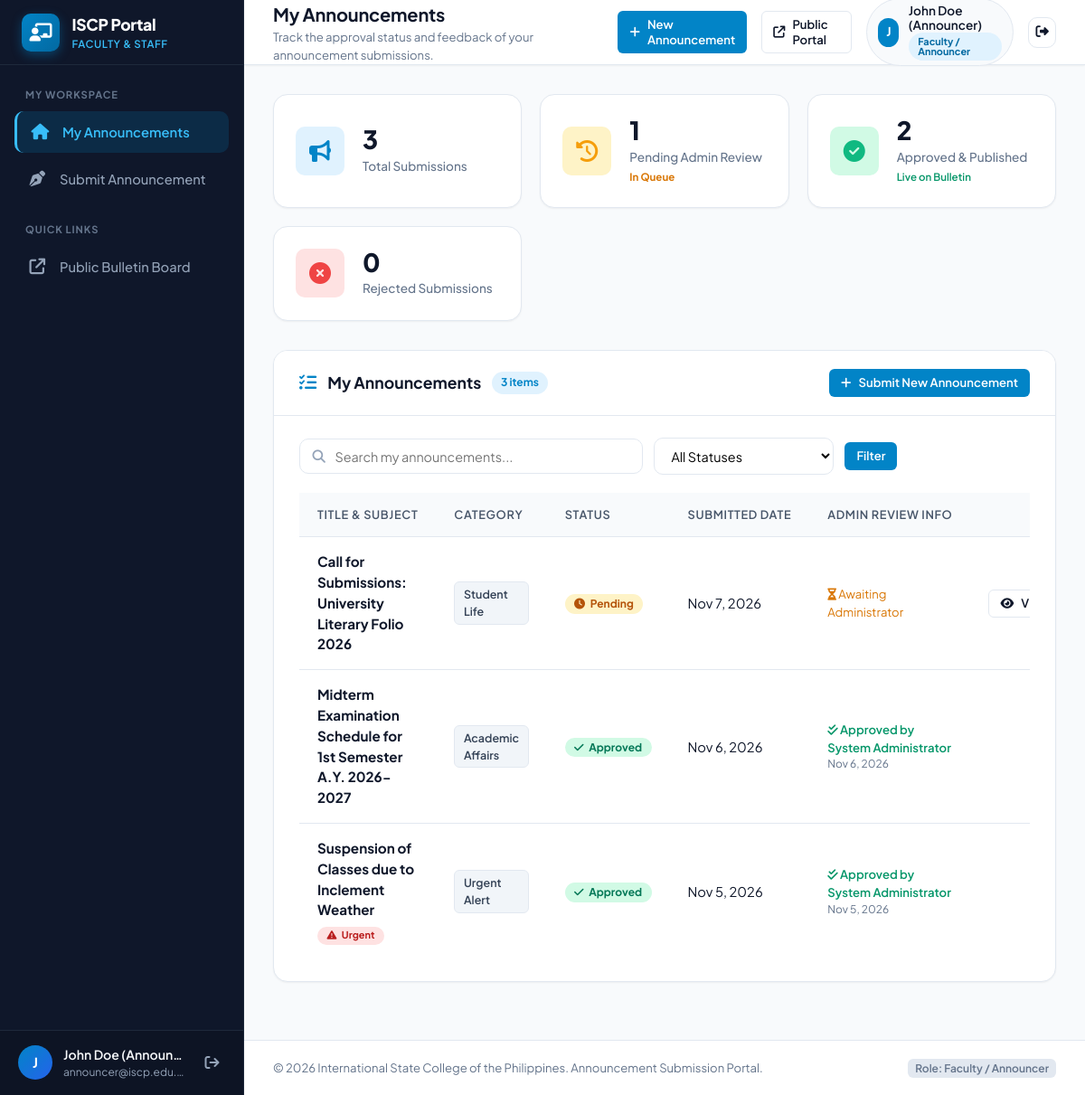
The app's page /announcer/index.php (signed in) with its own data.
### tables this page shows
CREATE TABLE IF NOT EXISTS `users` (
    `id` INT AUTO_INCREMENT PRIMARY KEY,
    `name` VARCHAR(100) NOT NULL,
    `email` VARCHAR(150) NOT NULL UNIQUE,
    `password_hash` VARCHAR(255) NOT NULL,
    `role` VARCHAR(50) NOT NULL DEFAULT 'college_admin',
    `assigned_college` VARCHAR(150) DEFAULT NULL,
    `status` ENUM('active', 'inactive') NOT NULL DEFAULT 'active',
    `created_at` TIMESTAMP DEFAULT CURRENT_TIMESTAMP
);

CREATE TABLE IF NOT EXISTS `announcements` (
    `id` INT AUTO_INCREMENT PRIMARY KEY,
    `title` VARCHAR(255) NOT NULL,
    `slug` VARCHAR(255) DEFAULT NULL,
    `summary` VARCHAR(350) DEFAULT NULL,
    `content` TEXT NOT NULL,
    `category` VARCHAR(100) NOT NULL,
    `category_id` INT DEFAULT NULL,
    `image_path` VARCHAR(255) DEFAULT NULL,
    `created_by` INT NOT NULL,
    `author_name` VARCHAR(100) DEFAULT NULL,
    `status` ENUM('pending', 'approved', 'rejected') NOT NULL DEFAULT 'pending',
    `rejection_reason` TEXT DEFAULT NULL,
    `reviewed_by` INT DEFAULT NULL,
    `reviewed_at` DATETIME DEFAULT NULL,
    `target_audience` ENUM('All', 'Students', 'Faculty', 'Parents') DEFAULT 'All',
    `is_urgent` TINYINT(1) DEFAULT 0,
    `is_pinned` TINYINT(1) DEFAULT 0,
    `views_count` INT DEFAULT 0,
    `created_at` TIMESTAMP DEFAULT CURRENT_TIMESTAMP,
    `updated_at` TIMESTAMP DEFAULT CURRENT_TIMESTAMP ON UPDATE CURRENT_TIMESTAMP,
    CONSTRAINT `fk_announcements_created_by` FOREIGN KEY (`created_by`) REFERENCES `users`(`id`) ON DELETE CASCADE,
    CONSTRAINT `fk_announcements_reviewed_by` FOREIGN KEY (`reviewed_by`) REFERENCES `users`(`id`) ON DELETE SET NULL,
    CONSTRAINT `fk_announcements_category` FOREIGN KEY (`category_id`) REFERENCES `categories`(`id`) ON DELETE SET NULL
);

### announcer/includes/auth.php (called while the page is built, shortened)
<?php
function require_announcer(): void {
    $pdo = get_db();
    if ($pdo) {
        $stmt = $pdo->prepare("SELECT id, status, role FROM users WHERE id = ?");
        $stmt->execute([$_SESSION['user_id']]);
    }
}
function current_user(): array {
    return [
        'id' => $_SESSION['user_id'] ?? null,
        'name' => $_SESSION['user_name'] ?? 'User',
        'email' => $_SESSION['user_email'] ?? '',
        'role' => $_SESSION['user_role'] ?? 'guest',
    ];
}
function h(?string $string): string {
    return htmlspecialchars((string)($string ?? ''), ENT_QUOTES, 'UTF-8');
}
function time_ago(?string $datetime): string {
    $timestamp = strtotime($datetime);
    $diff = time() - $timestamp;
    return date('M j, Y', $timestamp);
}
function format_datetime(?string $datetime): string {
    $timestamp = strtotime($datetime);
    return $timestamp ? date('M j, Y g:i A', $timestamp) : 'N/A';
}
if (!function_exists('format_role_label')) {
    function format_role_label(?string $role, ?string $college = null): string {
        switch ($role) {
            case 'announcer':
                return 'Faculty / Announcer';
        }
    }
}

### announcer/index.php (the view, shortened to what this page needs)
<?php
require_once __DIR__ . '/includes/auth.php';
require_announcer();
$page_title = 'My Announcements';
$page_subtitle = 'Track the approval status and feedback of your announcement submissions.';
$pdo = get_db();
$currentUser = current_user();
$userId = (int)$currentUser['id'];
$filter_status = trim($_GET['status'] ?? '');
$search = trim($_GET['q'] ?? '');
$total_submissions = 0;
$pending_count = 0;
$approved_count = 0;
$rejected_count = 0;
$my_announcements = [];
if ($pdo) {
    try {
        $stmtMetrics = $pdo->prepare("
            SELECT
                COUNT(*) AS total,
                SUM(CASE WHEN status = 'pending' THEN 1 ELSE 0 END) AS pending,
                SUM(CASE WHEN status = 'approved' THEN 1 ELSE 0 END) AS approved,
                SUM(CASE WHEN status = 'rejected' THEN 1 ELSE 0 END) AS rejected
            FROM announcements
            WHERE created_by = ?
        ");
        $stmtMetrics->execute([$userId]);
        $metrics = $stmtMetrics->fetch();
        $total_submissions = (int)($metrics['total'] ?? 0);
        $pending_count = (int)($metrics['pending'] ?? 0);
        $approved_count = (int)($metrics['approved'] ?? 0);
        $rejected_count = (int)($metrics['rejected'] ?? 0);
        $where = ["a.created_by = ?"];
        $params = [$userId];
        $whereClause = implode(' AND ', $where);
        $sql = "
            SELECT a.*, rev.name AS reviewer_name
            FROM announcements a
            LEFT JOIN users rev ON a.reviewed_by = rev.id
            WHERE {$whereClause}
            ORDER BY a.created_at DESC
        ";
        $stmt = $pdo->prepare($sql);
        $stmt->execute($params);
        $my_announcements = $stmt->fetchAll();
    } catch (PDOException $e) {
        set_flash('danger', 'Error loading your announcements: ' . $e->getMessage());
    }
}
require_once __DIR__ . '/includes/header.php';
?>
<div class="metrics-grid">
    <a href="index.php" class="metric-card">
        <div class="metric-icon-box" style="background: #e0f2fe; color: #0284c7;">
            <i class="fa-solid fa-bullhorn"></i>
        </div>
        <div class="metric-info">
            <span class="metric-value"><?= number_format($total_submissions) ?></span>
            <span class="metric-label">Total Submissions</span>
        </div>
    </a>
    <a href="index.php?status=pending" class="metric-card">
        <div class="metric-icon-box icon-pending">
            <i class="fa-solid fa-clock-rotate-left"></i>
        </div>
        <div class="metric-info">
            <span class="metric-value"><?= number_format($pending_count) ?></span>
            <span class="metric-label">Pending Admin Review</span>
            <?php if ($pending_count > 0): ?>
                <span style="font-size: 0.72rem; color: #d97706; font-weight: 700; margin-top: 0.2rem;">
                    In Queue
                </span>
            <?php endif; ?>
        </div>
    </a>
    <a href="index.php?status=approved" class="metric-card">
        <div class="metric-icon-box icon-approved">
            <i class="fa-solid fa-circle-check"></i>
        </div>
        <div class="metric-info">
            <span class="metric-value"><?= number_format($approved_count) ?></span>
            <span class="metric-label">Approved & Published</span>
            <span style="font-size: 0.72rem; color: #059669; font-weight: 600; margin-top: 0.2rem;">
                Live on Bulletin
            </span>
        </div>
    </a>
    <a href="index.php?status=rejected" class="metric-card">
        <div class="metric-icon-box icon-rejected">
            <i class="fa-solid fa-circle-xmark"></i>
        </div>
        <div class="metric-info">
            <span class="metric-value"><?= number_format($rejected_count) ?></span>
            <span class="metric-label">Rejected Submissions</span>
        </div>
    </a>
</div>
<div class="content-card">
    <div class="card-header">
        <div class="card-header-left">
            <i class="fa-solid fa-list-check" style="color: var(--primary); font-size: 1.2rem;"></i>
            <h2 class="card-title">My Announcements</h2>
            <span class="card-count-badge"><?= count($my_announcements) ?> items</span>
        </div>
        <div class="card-header-right">
            <a href="create.php" class="btn btn-primary btn-sm">
                <i class="fa-solid fa-plus"></i> Submit New Announcement
            </a>
        </div>
    </div>
    <div class="card-body">
        <form method="GET" action="index.php" class="toolbar-bar">
            <div class="toolbar-filters">
                <div class="search-input-group">
                    <i class="fa-solid fa-magnifying-glass"></i>
                    <input type="text" name="q" class="form-control-search" placeholder="Search my announcements..." value="<?= h($search) ?>">
                </div>
                <select name="status" class="form-select-filter" onchange="this.form.submit()">
                    <option value="">All Statuses</option>
                </select>
                <button type="submit" class="btn btn-primary btn-sm">Filter</button>
            </div>
        </form>
        <?php if (empty($my_announcements)): ?>
            <div class="empty-state">
                <div class="empty-state-icon">
                    <i class="fa-solid fa-feather-pointed"></i>
                </div>
                <h3 class="empty-state-title">No announcements found</h3>
                <p class="empty-state-desc">
                    <?= (!empty($search) || !empty($filter_status)) ? 'No announcements matched your search or status filter.' : 'You have not submitted any announcements yet. Click the button below to submit your first announcement!' ?>
                </p>
                <div style="margin-top: 1.25rem;">
                    <a href="create.php" class="btn btn-primary">
                        <i class="fa-solid fa-plus"></i> Submit Announcement
                    </a>
                </div>
            </div>
        <?php else: ?>
            <div class="table-responsive">
                <table class="admin-table">
                    <thead>
                        <tr>
                            <th>Title & Subject</th>
                            <th>Category</th>
                            <th>Status</th>
                            <th>Submitted Date</th>
                            <th>Admin Review Info</th>
                            <th style="text-align: right; min-width: 170px;">Actions</th>
                        </tr>
                    </thead>
                    <tbody>
                        <?php foreach ($my_announcements as $ann): ?>
                            <tr>
                                <td>
                                    <div style="font-weight: 700; color: var(--text-main); font-size: 0.95rem;">
                                        <?= h($ann['title']) ?>
                                    </div>
                                    <?php if (!empty($ann['is_urgent'])): ?>
                                        <div style="margin-top: 0.2rem;">
                                            <span class="badge" style="background: #fee2e2; color: #b91c1c; font-size: 0.68rem;">
                                                <i class="fa-solid fa-triangle-exclamation"></i> Urgent
                                            </span>
                                        </div>
                                    <?php endif; ?>
                                </td>
                                <td>
                                    <span class="category-pill"><?= h($ann['category'] ?? 'General') ?></span>
                                </td>
                                <td>
                                    <?php
                                    $st = strtolower($ann['status']);
                                    $badgeClass = 'badge-status-pending';
                                    $statusIcon = 'fa-clock';
                                    if ($st === 'approved') {
                                        $badgeClass = 'badge-status-approved';
                                        $statusIcon = 'fa-check';
                                    } elseif ($st === 'rejected') {
                                        $badgeClass = 'badge-status-rejected';
                                        $statusIcon = 'fa-xmark';
                                    }
                                    ?>
                                    <span class="badge <?= $badgeClass ?>">
                                        <i class="fa-solid <?= $statusIcon ?>"></i>
                                        <?= ucfirst($st) ?>
                                    </span>
                                </td>
                                <td>
                                    <span title="<?= h(format_datetime($ann['created_at'])) ?>">
                                        <?= h(time_ago($ann['created_at'])) ?>
                                    </span>
                                </td>
                                <td>
                                    <?php if ($st === 'approved'): ?>
                                        <div style="color: #059669; font-weight: 600; font-size: 0.82rem;">
                                            <i class="fa-solid fa-check-double"></i> Approved by <?= h($ann['reviewer_name'] ?? 'Admin') ?>
                                        </div>
                                        <div style="font-size: 0.75rem; color: var(--text-muted);"><?= h(time_ago($ann['reviewed_at'])) ?></div>
                                    <?php else: ?>
                                        <div style="color: #d97706; font-size: 0.82rem;">
                                            <i class="fa-solid fa-hourglass-half"></i> Awaiting Administrator
                                        </div>
                                    <?php endif; ?>
                                </td>
                                <td style="text-align: right;">
                                    <div class="action-buttons" style="justify-content: flex-end;">
                                        <button type="button" class="btn btn-outline btn-sm" onclick="showAnnouncementModal(<?= h(json_encode($ann)) ?>)">
                                            <i class="fa-solid fa-eye"></i> View
                                        </button>
                                    </div>
                                </td>
                            </tr>
                        <?php endforeach; ?>
                    </tbody>
                </table>
            </div>
        <?php endif; ?>
    </div>
</div>
<?php require_once __DIR__ . '/includes/footer.php'; ?>

### announcer/includes/header.php (shortened to what this page needs)
<?php
require_once __DIR__ . '/auth.php';
$currentUser = current_user();
?>
<!DOCTYPE html>
<html lang="en">
<head>
    <link rel="stylesheet" href="https://cdnjs.cloudflare.com/ajax/libs/font-awesome/6.5.1/css/all.min.css">
    <link rel="stylesheet" href="../assets/css/admin.css">
</head>
<body class="admin-body">
<div class="admin-wrapper">
    <?php require_once __DIR__ . '/sidebar.php'; ?>
    <div class="admin-main">
        <header class="admin-topbar">
            <div class="topbar-left">
                <div class="page-header-info">
                    <h1 class="page-title"><?= isset($page_title) ? h($page_title) : 'Dashboard' ?></h1>
                    <?php if (isset($page_subtitle)): ?>
                        <p class="page-subtitle"><?= h($page_subtitle) ?></p>
                    <?php endif; ?>
                </div>
            </div>
            <div class="topbar-right">
                <a href="create.php" class="btn btn-primary btn-sm">
                    <i class="fa-solid fa-plus"></i>
                    <span>New Announcement</span>
                </a>
                <a href="../index.php" target="_blank" class="btn btn-outline btn-sm desktop-only" title="View Public Student Portal">
                    <i class="fa-solid fa-arrow-up-right-from-square"></i>
                    <span>Public Portal</span>
                </a>
                <div class="user-profile-badge">
                    <div class="avatar-circle" style="background: #0284c7;">
                        <?= strtoupper(substr($currentUser['name'] ?? 'T', 0, 1)) ?>
                    </div>
                    <div class="user-meta desktop-only">
                        <span class="user-name"><?= h($currentUser['name']) ?></span>
                        <span class="badge" style="background: #e0f2fe; color: #0369a1; font-size: 0.68rem;"><?= h(format_role_label($currentUser['role'] ?? 'announcer')) ?></span>
                    </div>
                </div>
                <a href="logout.php" class="btn btn-icon btn-logout" title="Sign Out">
                    <i class="fa-solid fa-right-from-bracket"></i>
                </a>
            </div>
        </header>
        <main class="admin-content">

### announcer/includes/footer.php (shortened to what this page needs)
        </main>
        <footer class="admin-footer">
            <div class="footer-left">
                &copy; <?= date('Y') ?> International State College of the Philippines. Announcement Submission Portal.
            </div>
            <div class="footer-right">
                <span class="db-badge">Role: <?= h(format_role_label(current_user()['role'] ?? 'announcer')) ?></span>
            </div>
        </footer>
    </div>
</div>
</body>
</html>

### records on screen
users: role "Faculty / Announcer"
announcements: title "Call for Submissions: University Literary Folio 2026", category "Student Life", status "Pending", created_at "Nov 7, 2026", shows "Awaiting Administrator"
announcements: title "Midterm Examination Schedule for 1st Semester A.Y. 2026-2027", category "Academic Affairs", status "Approved", created_at "Nov 6, 2026", reviewed_by.name "System Administrator", reviewed_at "Nov 6, 2026"
announcements: title "Suspension of Classes due to Inclement Weather", is_urgent 1 (drawn), category "Urgent Alert", status "Approved", created_at "Nov 5, 2026", reviewed_by.name "System Administrator", reviewed_at "Nov 5, 2026"

### other values on screen
substr($currentUser['name'] ?? 'T', 0, 1) "J"
$currentUser['name'] "John Doe (Announ…"
$currentUser['email'] "announcer@iscp.edu.…"
$page_title "My Announcements"
$page_subtitle "Track the approval status and feedback of your announcement submissions."
$currentUser['name'] "John Doe (Announcer)"
$total_submissions "3"
$pending_count "1"
$approved_count "2"
$rejected_count "0"
count($my_announcements) "3"
